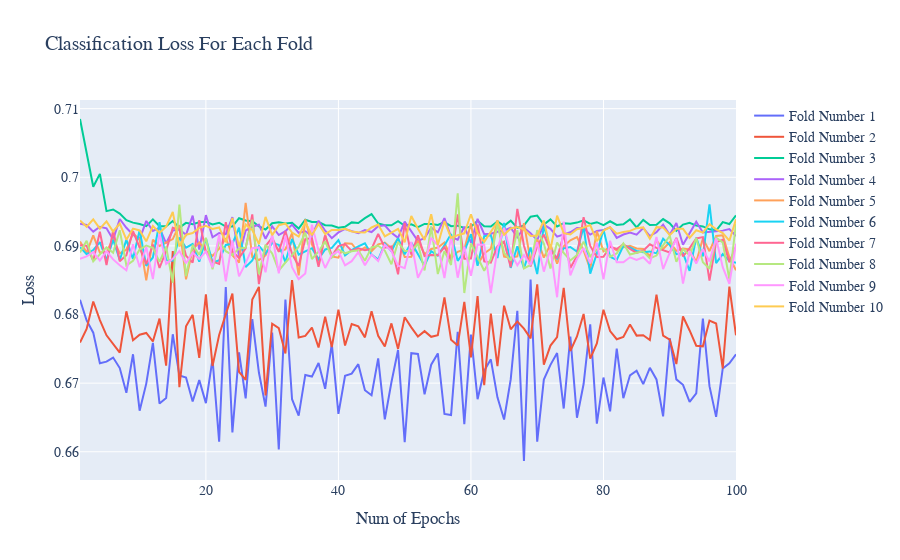
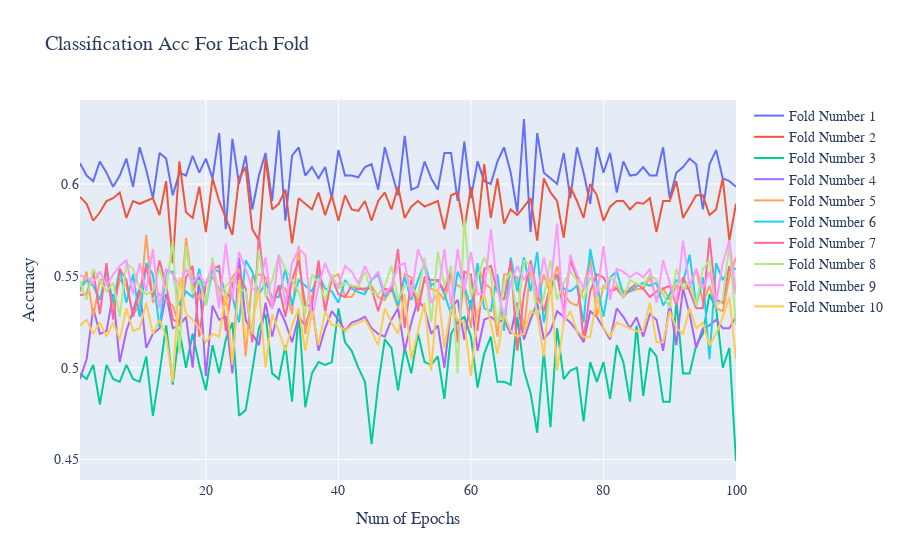
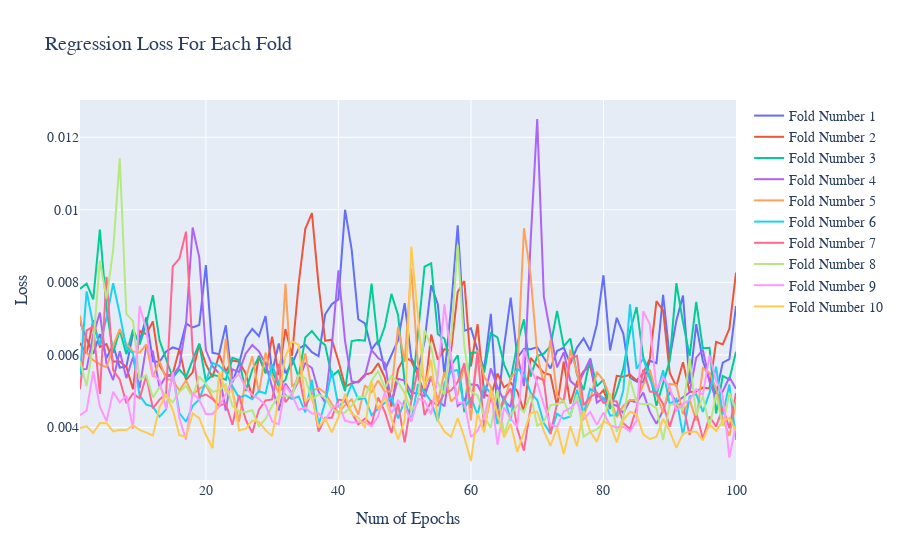
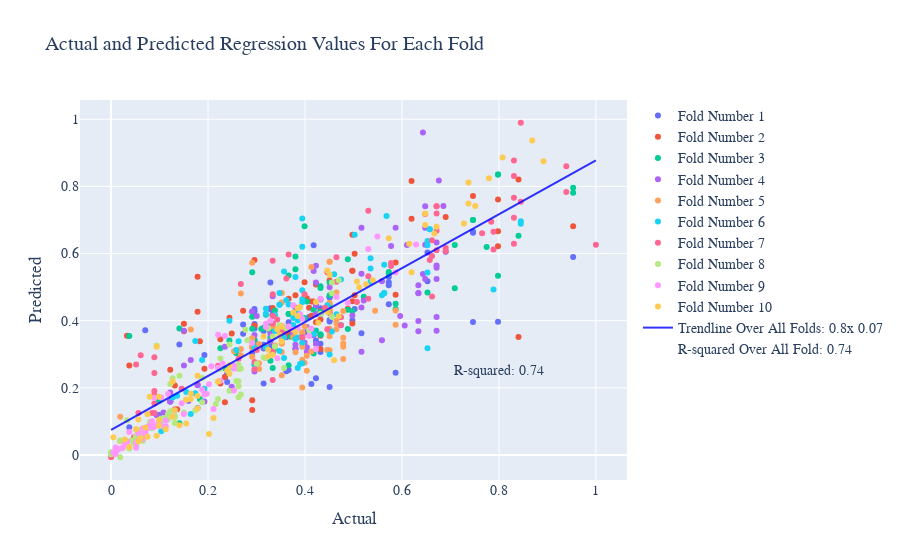

Write notebook code for charts like these, in order.
### Code cell
plot_kfold(lst_of_epochs,loss_cl,'Num of Epochs','Loss', 'loss', 'Classification Loss For Each Fold')
plot_kfold(lst_of_epochs,acc_cl,'Num of Epochs','Accuracy', 'acc', 'Classification Acc For Each Fold')
plot_kfold(lst_of_epochs,loss_rg,'Num of Epochs','Loss', 'loss', 'Regression Loss For Each Fold')
plot_kfold(y_test_rg_lst,predict_rg_lst,'Actual','Predicted', 'predict', 'Actual and Predicted Regression Values For Each Fold')
